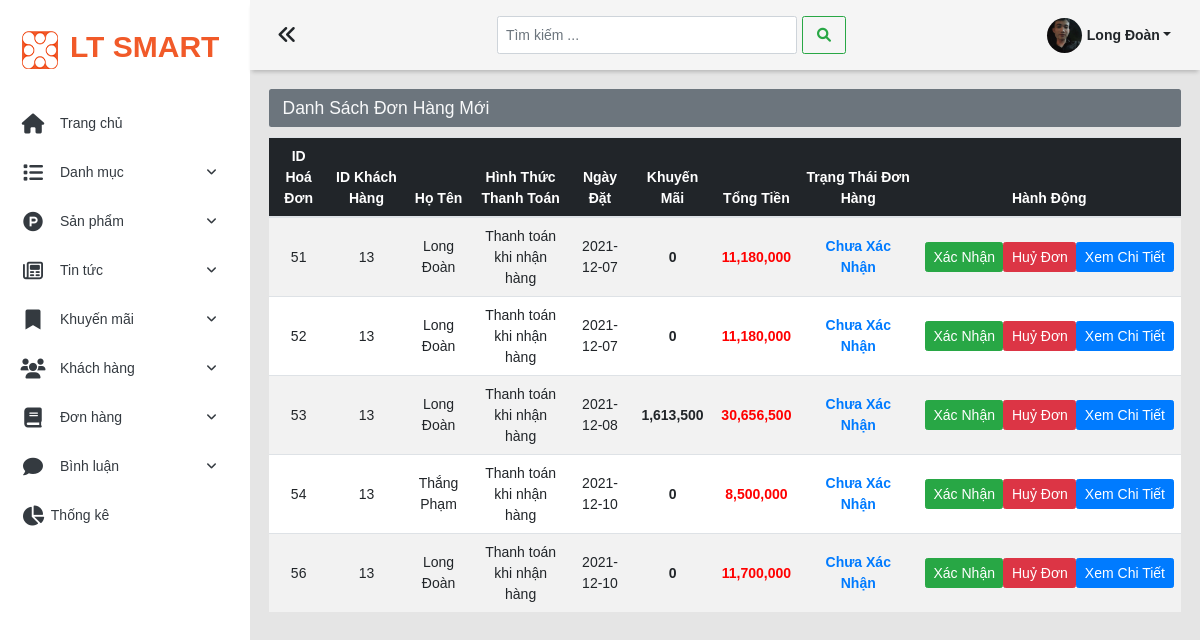
The app's page /admin/order-new (signed in), older data.
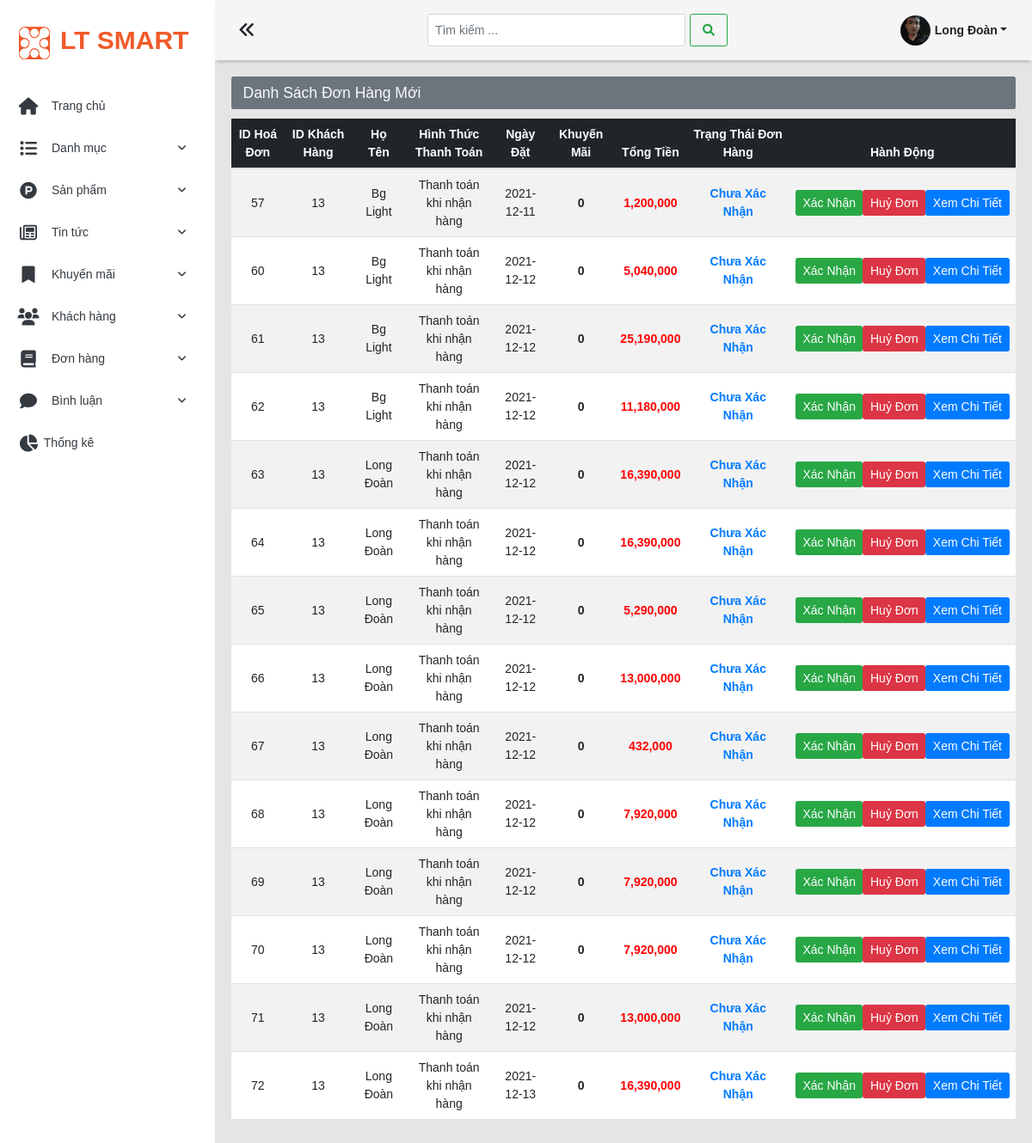
The same page, newer data.
### tables this page shows
CREATE TABLE `hoa_don` (
  `id_hoa_don` int(11) NOT NULL,
  `id_kh` int(11) NOT NULL,
  `tinh_trang_thanh_toan` varchar(50) NOT NULL COMMENT 'Nếu hình thức thanh toán là 0 thì trạng thái là chuathanhtoan ,nếu là 1 thì trạng thái dathanhtoan',
  `trang_thai_don_hang` varchar(50) NOT NULL COMMENT 'Mặc định là đơn hàng chưa xác nhận ,khi admin vào duyệt thì đổi trạng thái đơn hàng',
  `hinh_thuc_thanh_toan` int(1) NOT NULL DEFAULT 0 COMMENT '0 là thanh toán khi nhận hàng , 1 là thanh toán Online',
  `tong_tien` int(11) NOT NULL,
  `ngay_dat_hang` date NOT NULL,
  `ngay_giao_hang` date NOT NULL,
  `khuyen_mai` varchar(50) NOT NULL
);

CREATE TABLE `khach_hang` (
  `id_kh` int(11) NOT NULL,
  `username` varchar(100) DEFAULT NULL,
  `mat_khau` varchar(100) DEFAULT NULL,
  `ho_ten` varchar(100) NOT NULL,
  `hinh_anh` varchar(255) DEFAULT '',
  `so_dien_thoai` varchar(10) DEFAULT NULL,
  `email` varchar(255) DEFAULT NULL,
  `dia_chi` varchar(255) DEFAULT NULL,
  `vai_tro` int(1) NOT NULL DEFAULT 0 COMMENT '0 là tài khoản khách hàng ,1 là quản trị viên'
);

### model/pdo.php (called while the page is built, shortened)
<?php
function pdo_get_connection()
{
    $severname = "localhost";
    $username = "root";
    $password = "";
    try {
        $conn = new PDO("mysql:host=$severname;dbname=ltsmart;charset=utf8", $username, $password);
        $conn->setAttribute(PDO::ATTR_ERRMODE, PDO::ERRMODE_EXCEPTION);
        return $conn;
    } catch (Exception $e) {
        echo "kết nối thất bại" . $e->getMessage();
    }
}
function pdo_query($sql)
{
    $sql_args = array_slice(func_get_args(), 1);
    try {
        $conn = pdo_get_connection();
        $stmt = $conn->prepare($sql);
        $stmt->execute($sql_args);
        $rows = $stmt->fetchAll();
        return $rows;
    } catch (PDOException $e) {
        throw $e;
    } finally {
        unset($conn);
    }
}
?>

### model/don-hang.php (called while the page is built, shortened)
<?php
    require_once 'pdo.php';
    function list_orders_news() {
        $sql = "SELECT hoa_don.id_hoa_don, hoa_don.trang_thai_don_hang, hoa_don.hinh_thuc_thanh_toan, hoa_don.tong_tien, hoa_don.ngay_dat_hang, hoa_don.khuyen_mai, khach_hang.ho_ten, khach_hang.so_dien_thoai, khach_hang.dia_chi FROM hoa_don LEFT JOIN khach_hang ON hoa_don.id_kh = khach_hang.id_kh WHERE hoa_don.trang_thai_don_hang = 'chuaxacnhan';";
        return pdo_query($sql);
    }
?>

### admin/views/don-hang/order-new.php (the view, shortened to what this page needs)
<h3 class="alert bg-secondary text-light heading-cate">Danh Sách Đơn Hàng Mới</h3>
<div class="row">
    <div class="col-12">
                    <?php
                    if (!empty($list_orders)) {
                        echo '<div class="table-responsive">
                        <table class="table table-striped">
                            <thead>
                                <tr style="text-align:center;">
                                    <th scope="col" class="table-dark">ID Hoá Đơn</th>
                                    <th scope="col" class="table-dark">ID Khách Hàng</th>
                                    <th scope="col" class="table-dark">Họ Tên</th>
                                    <th scope="col" class="table-dark">Hình Thức Thanh Toán</th>
                                    <th scope="col" class="table-dark">Ngày Đặt</th>
                                    <th scope="col" class="table-dark">Khuyến Mãi</th>
                                    <th scope="col" class="table-dark">Tổng Tiền</th>
                                    <th scope="col" class="table-dark" style="width: 13%;">Trạng Thái Đơn Hàng</th>
                                    <th scope="col" class="table-dark" style="width: 23%;">Hành Động</th>
                                </tr>
                            </thead>
                            <tbody>';
                        foreach ($list_orders as $list) {
                            extract($list);
                            echo '
                                <tr style="text-align:center;">
                                <td class="align-middle">' . $id_hoa_don . '</td>
                                <td class="align-middle">' . $id_kh . '</td>
                                <td class="align-middle">' . $ho_ten . '</td>';
                            if ($hinh_thuc_thanh_toan == 0) {
                                echo '<td class="align-middle">Thanh toán khi nhận hàng</td>';
                            } else if ($hinh_thuc_thanh_toan == 1) {
                                echo '<td class="align-middle">Thanh toán online</td>';
                            }
                            echo '<td class="align-middle">' . $ngay_dat_hang . '</td>';
                            echo '<td class="align-middle"><span style="font-weight:bolder;">' . number_format($khuyen_mai) . '</span></td>';
                            echo '<td class="align-middle"><span style="font-weight:bolder; color: red;">' . number_format($tong_tien) . '</span></td>';
                            if ($trang_thai_don_hang == "chuaxacnhan") {
                                echo '<td class="align-middle"><span style="font-weight:bold; color: var(--primary);">Chưa Xác Nhận</span></td>
                                    <td class="align-middle">
                                        <div class="btn-control">
                                            <div type="submit" class="btn btn-success confirmOrder" data-toggle="modal" data-target="#confirmOrder" data-id_hoa_don_confirm=' . $id_hoa_don . '>Xác Nhận</div>
                                            <div type="submit" class="btn btn-danger confirmCancelled" data-toggle="modal" data-target="#confirmCancelled" data-id_hoa_don_cancelled=' . $id_hoa_don . '>Huỷ Đơn</div>
                                            <div type="button" class="btn btn-primary" id="order-details"><a href="order-details?ID=' . $id_hoa_don . '" style="color: white;">Xem Chi Tiết</a></div>
                                        </div>
                                    </td>
                                    </tr>';
                            }
                        }
                        echo '</table></div>';
                    }
                    ?>
    </div>
</div>

Row changes from the older to the newer data that the page shows:
no longer on this page (row edited): hoa_don: id_hoa_don "51", id_kh.ho_ten "Long Đoàn", hinh_thuc_thanh_toan "Thanh toán khi nhận hàng", ngay_dat_hang "2021-12-07", khuyen_mai "0", tong_tien "11,180,000"
no longer on this page (row edited): hoa_don: id_hoa_don "52", id_kh.ho_ten "Long Đoàn", hinh_thuc_thanh_toan "Thanh toán khi nhận hàng", ngay_dat_hang "2021-12-07", khuyen_mai "0", tong_tien "11,180,000"
no longer on this page (row edited): hoa_don: id_hoa_don "53", id_kh.ho_ten "Long Đoàn", hinh_thuc_thanh_toan "Thanh toán khi nhận hàng", ngay_dat_hang "2021-12-08", khuyen_mai "1,613,500", tong_tien "30,656,500"
no longer on this page (row edited): hoa_don: id_hoa_don "54", id_kh.ho_ten "Thắng Phạm", hinh_thuc_thanh_toan "Thanh toán khi nhận hàng", ngay_dat_hang "2021-12-10", khuyen_mai "0", tong_tien "8,500,000"
no longer on this page (row edited): hoa_don: id_hoa_don "56", id_kh.ho_ten "Long Đoàn", hinh_thuc_thanh_toan "Thanh toán khi nhận hàng", ngay_dat_hang "2021-12-10", khuyen_mai "0", tong_tien "11,700,000"
added hoa_don: id_hoa_don "57", id_kh.ho_ten "Bg Light", hinh_thuc_thanh_toan "Thanh toán khi nhận hàng", ngay_dat_hang "2021-12-11", khuyen_mai "0", tong_tien "1,200,000"
added hoa_don: id_hoa_don "60", id_kh.ho_ten "Bg Light", hinh_thuc_thanh_toan "Thanh toán khi nhận hàng", ngay_dat_hang "2021-12-12", khuyen_mai "0", tong_tien "5,040,000"
added hoa_don: id_hoa_don "61", id_kh.ho_ten "Bg Light", hinh_thuc_thanh_toan "Thanh toán khi nhận hàng", ngay_dat_hang "2021-12-12", khuyen_mai "0", tong_tien "25,190,000"
added hoa_don: id_hoa_don "62", id_kh.ho_ten "Bg Light", hinh_thuc_thanh_toan "Thanh toán khi nhận hàng", ngay_dat_hang "2021-12-12", khuyen_mai "0", tong_tien "11,180,000"
added hoa_don: id_hoa_don "63", id_kh.ho_ten "Long Đoàn", hinh_thuc_thanh_toan "Thanh toán khi nhận hàng", ngay_dat_hang "2021-12-12", khuyen_mai "0", tong_tien "16,390,000"
added hoa_don: id_hoa_don "64", id_kh.ho_ten "Long Đoàn", hinh_thuc_thanh_toan "Thanh toán khi nhận hàng", ngay_dat_hang "2021-12-12", khuyen_mai "0", tong_tien "16,390,000"
added hoa_don: id_hoa_don "65", id_kh.ho_ten "Long Đoàn", hinh_thuc_thanh_toan "Thanh toán khi nhận hàng", ngay_dat_hang "2021-12-12", khuyen_mai "0", tong_tien "5,290,000"
added hoa_don: id_hoa_don "66", id_kh.ho_ten "Long Đoàn", hinh_thuc_thanh_toan "Thanh toán khi nhận hàng", ngay_dat_hang "2021-12-12", khuyen_mai "0", tong_tien "13,000,000"
added hoa_don: id_hoa_don "67", id_kh.ho_ten "Long Đoàn", hinh_thuc_thanh_toan "Thanh toán khi nhận hàng", ngay_dat_hang "2021-12-12", khuyen_mai "0", tong_tien "432,000"
added hoa_don: id_hoa_don "68", id_kh.ho_ten "Long Đoàn", hinh_thuc_thanh_toan "Thanh toán khi nhận hàng", ngay_dat_hang "2021-12-12", khuyen_mai "0", tong_tien "7,920,000"
added hoa_don: id_hoa_don "69", id_kh.ho_ten "Long Đoàn", hinh_thuc_thanh_toan "Thanh toán khi nhận hàng", ngay_dat_hang "2021-12-12", khuyen_mai "0", tong_tien "7,920,000"
added hoa_don: id_hoa_don "70", id_kh.ho_ten "Long Đoàn", hinh_thuc_thanh_toan "Thanh toán khi nhận hàng", ngay_dat_hang "2021-12-12", khuyen_mai "0", tong_tien "7,920,000"
added hoa_don: id_hoa_don "71", id_kh.ho_ten "Long Đoàn", hinh_thuc_thanh_toan "Thanh toán khi nhận hàng", ngay_dat_hang "2021-12-12", khuyen_mai "0", tong_tien "13,000,000"
added hoa_don: id_hoa_don "72", id_kh.ho_ten "Long Đoàn", hinh_thuc_thanh_toan "Thanh toán khi nhận hàng", ngay_dat_hang "2021-12-13", khuyen_mai "0", tong_tien "16,390,000"
